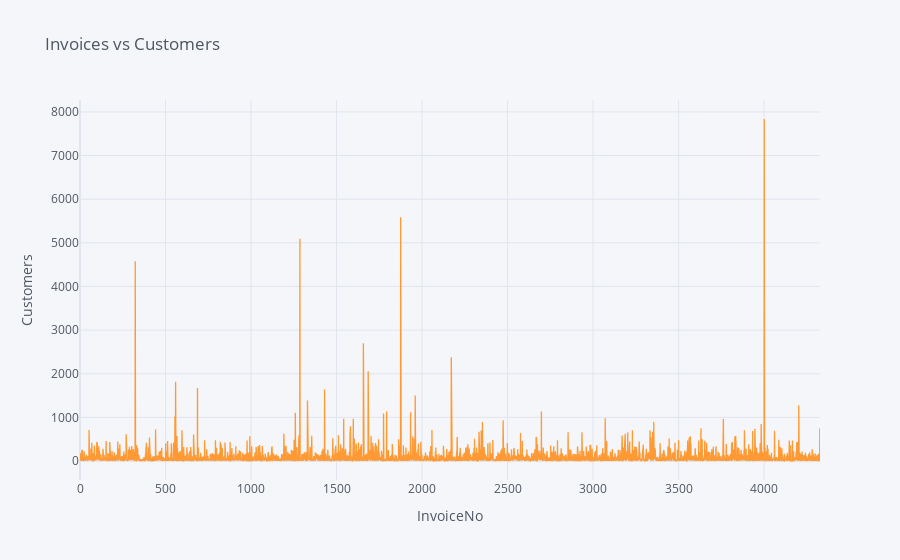

Notebook code for this chart:
### Markdown cell above
## 5. Create an interactive scatter plot that plots number of invoices (x-axis) vs. number of customers (y-axis) and the plot points represent individual products. Add two sliders that control the x and y axis ranges.

### Code cell
df5 = df.groupby('CustomerID').count()
df5=df5[['InvoiceNo', 'Description']]
df5['index'] = [i for i in range(len(df5))]

df5.iplot(kind ='scatter', x='index', y='InvoiceNo',
          xTitle='InvoiceNo', yTitle='Customers', color='orange', title='Invoices vs Customers')

### Figure 1 — Plotly figure (JSON) as saved in the notebook; plotly's stock layout.template omitted (floating-point values rounded to 4 significant figures; data arrays with more than 128 entries replaced by an {"elided": "..."} marker saying what was removed)
{"data": [{"line": {"color": "rgba(255, 153, 51, 1.0)", "dash": "solid", "shape": "linear", "width": 1.3}, "mode": "lines", "name": "InvoiceNo", "text": "", "type": "scatter", "x": {"elided": "4328 int values"}, "y": {"elided": "4328 int values"}}], "layout": {"legend": {"bgcolor": "#F5F6F9", "font": {"color": "#4D5663"}}, "paper_bgcolor": "#F5F6F9", "plot_bgcolor": "#F5F6F9", "title": {"font": {"color": "#4D5663"}, "text": "Invoices vs Customers"}, "xaxis": {"gridcolor": "#E1E5ED", "showgrid": true, "tickfont": {"color": "#4D5663"}, "title": {"font": {"color": "#4D5663"}, "text": "InvoiceNo"}, "zerolinecolor": "#E1E5ED"}, "yaxis": {"gridcolor": "#E1E5ED", "showgrid": true, "tickfont": {"color": "#4D5663"}, "title": {"font": {"color": "#4D5663"}, "text": "Customers"}, "zerolinecolor": "#E1E5ED"}}}
